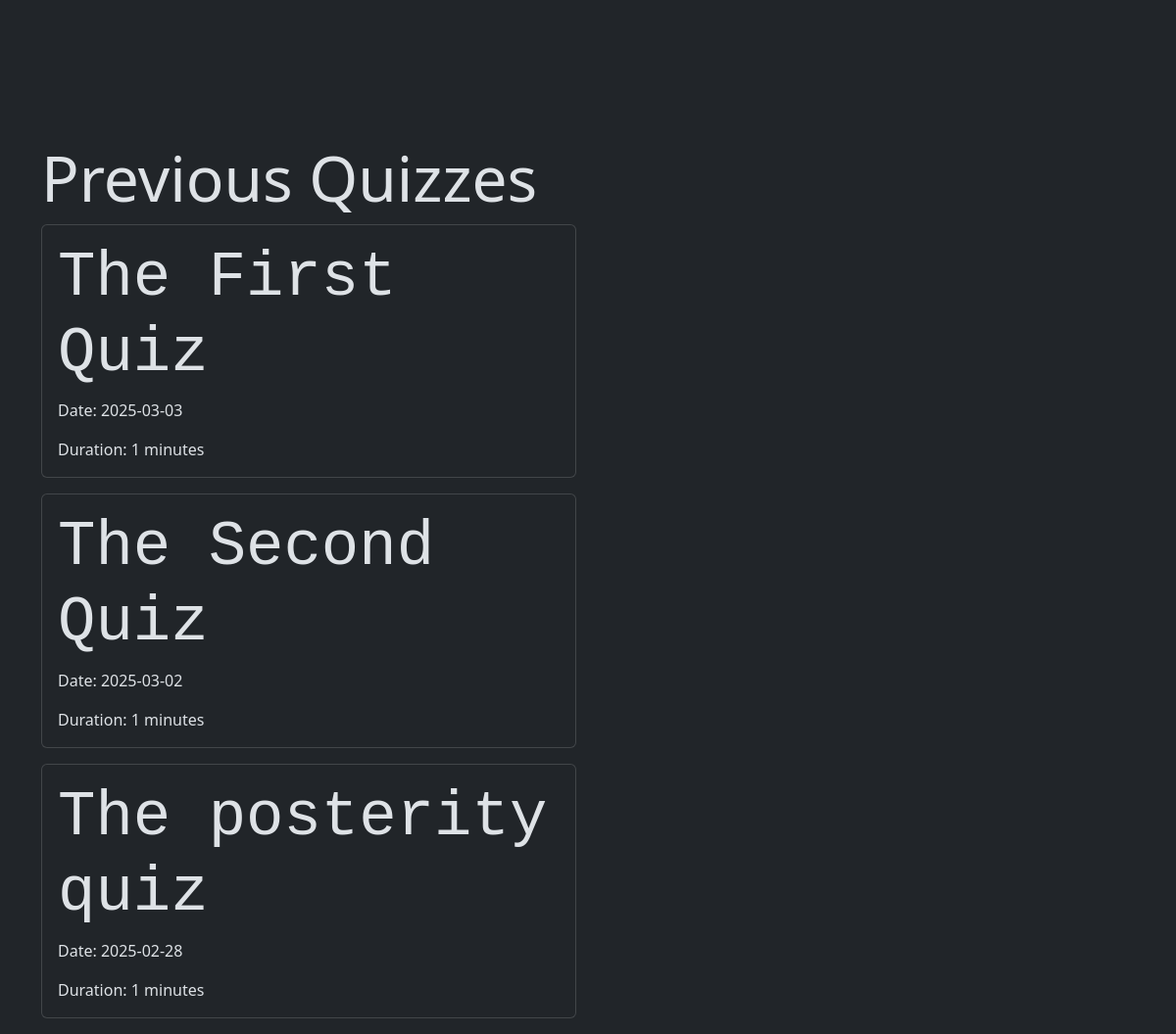
Screenshot of /qdisplay/1 with the database file from the repository.
### models/models.py (models this page shows)
class Quiz(db.Model):
    id=db.Column(db.Integer, primary_key=True)
    date=db.Column(db.Date, nullable=False)
    time_duration=db.Column(db.Integer,nullable=False)
    remarks=db.Column(db.Text)
    c_id=db.Column(db.Integer,db.ForeignKey('chapter.id',ondelete="CASCADE"))
    quest = db.relationship("Questions", backref="quiz", lazy=True)

### controllers/controllers.py (the view, shortened to what this page needs)
@app.route("/qdisplay/<int:c_id>",methods=["GET","POST"])
def qdisplay(c_id):
    quizzes = Quiz.query.filter_by(c_id=c_id, date=today).all()
    quizprev=Quiz.query.filter(Quiz.c_id == c_id, Quiz.date < today).all()
    quizupcoming=Quiz.query.filter(Quiz.c_id == c_id, Quiz.date > today).all()
    return render_template("quizzdash.html",quizzes=quizzes,c_id=c_id,quizprev=quizprev,quizupcoming=quizupcoming)

### templates/quizzdash.html (shortened to what this page needs)
{% extends 'base.html' %}
{% block content %}
<br><br>
<div class="container">
    <div class="row">
        <div class="col-md-6">
            <br>
            <br>
            <br>
            <br>
            {%if quizprev%}
            <h1 class="display-3">Previous Quizzes</h1>
            {% for quiz in quizprev %}
            <div class="card mb-3">
                <div class="card-body">
                    <h1 class="card-title display-3 font-monospace">{{ quiz.remarks }}</h1>
                    <p class="card-text">Date: {{ quiz.date }}</p>
                    <p class="card-text">Duration: {{ quiz.time_duration }} minutes</p>
                </div>
            </div>
            {% endfor %}
            {%endif%}
        </div>
    </div>
</div>
{% endblock %}

### rows the page displays
Quiz: remarks "The First Quiz", date "2025-03-03", time_duration "1"
Quiz: remarks "The Second Quiz", date "2025-03-02", time_duration "1"
Quiz: remarks "The posterity quiz", date "2025-02-28", time_duration "1"
